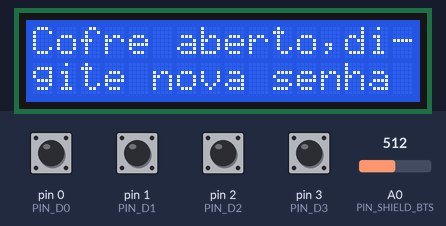
A sketch run on a simulated Arduino Uno, built with avr-gcc and run on an emulated ATmega328P. Shown: 16×2 character LCD. The inputs (shaded band) are chosen by the test bench; at power-on: pin 0 (PIN_D0), pin 1 (PIN_D1), pin 2 (PIN_D2), pin 3 (PIN_D3) HIGH, A0 (PIN_SHIELD_BTS) = 512.

Above: at 1.2 s.
1.3 s: pin 1 (PIN_D1) pulsed LOW 5 times (0.12 s each, 0.3 s apart)
At 1.9 s:
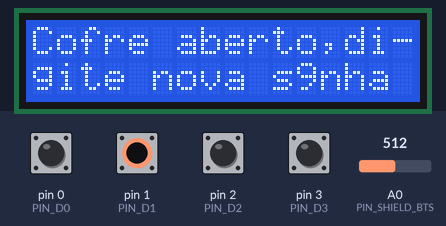
At 3.5 s:
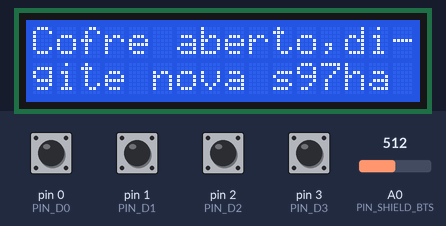
4.3 s: pin 2 (PIN_D2) pulsed LOW 5 times (0.12 s each, 0.3 s apart)
At 5.9 s:
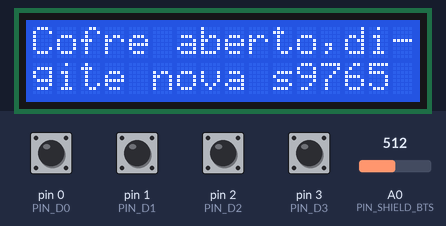
Timing chart, 0 to 7.4 s (numbered marks = the images above; inputs shaded):
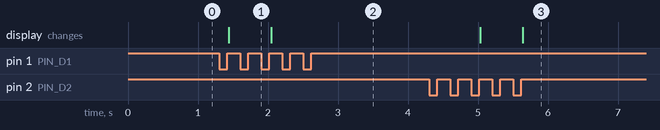

The sketch:

safe.ino
```cpp
#include <LiquidCrystal.h>
#include "defines.h"

LiquidCrystal lcd(PIN_LCD_RS, PIN_LCD_EN, PIN_LCD_D4, PIN_LCD_D5, PIN_LCD_D6, PIN_LCD_D7);

int8_t g_light_is_on = 1;
int8_t g_prev_kb_state = BT_NONE;
unsigned long g_kb_delay = 0;
int8_t g_wrong_tries = 0;
int8_t g_safe_is_open = 1;
int8_t g_pw[4];
const int8_t g_pw_master[4] = {1,2,3,4};
int8_t g_pw_try[4];
int8_t g_pw_try_index = 0;
int8_t g_safe_is_locked = 0;
int8_t g_sw1_pressed = 0;

int64_t g_time = 0;

void setup()
{
    pinMode(PIN_LCD_LIGHT, INPUT);
    pinMode(PIN_SHIELD_BTS, INPUT);

    pinMode(PIN_D3, INPUT_PULLUP);  // L1
	pinMode(PIN_D2, INPUT_PULLUP);  // L2
    pinMode(PIN_D1, INPUT_PULLUP);  // L3
    pinMode(PIN_D0, INPUT_PULLUP);  // L4
    pinMode(PIN_A1,   INPUT);  // C1
    pinMode(PIN_CLK,  INPUT);  // C2
    pinMode(PIN_MISO, INPUT);  // C3
    pinMode(PIN_MOSI, INPUT);  // C4


    lcd.begin(16, 2);

	lcd.clear();
	lcd.setCursor(0, 0);
	lcd.print(F("Cofre aberto,di-"));
	lcd.setCursor(0, 1);
	lcd.print(F("gite nova senha"));
}

void kb_hashtag_pressed()
{
	if (g_pw_try_index == 4)
	{
		g_pw_try_index = 0;
		if (g_safe_is_open)
		{
			update_pw();
			close_safe();
		}
		else
		{
			if (!g_safe_is_locked)
			{
				if (pw_is_correct())
				{
					g_wrong_tries = 0;
					open_safe();
				}
				else
				{
					lcd.clear();
					lcd.setCursor(0, 0);
					lcd.print(F("Cofre fechado"));

					g_wrong_tries++;
					if (g_wrong_tries == 3)
						lock_safe();
				}
			}
			else
			{
				if (pw_master_is_correct())
				{
					g_sw1_pressed = 0;
					g_safe_is_locked = 0;
					g_wrong_tries = 0;
					open_safe();
				}
				else
				{
					g_sw1_pressed = 0;
					lcd.clear();
					lcd.setCursor(0, 0);
					lcd.print(F("Cofre travado"));
				}
			}
		}
	}
}

void update_pw()
{
	int8_t i;
	for (i=0; i < 4; i++)
		g_pw[i] = g_pw_try[i];
}

int8_t pw_is_correct()
{
	int8_t i;
	for (i=0; i < 4; i++)
		if (g_pw_try[i] != g_pw[i])
			return 0;
	return 1;
}

int8_t pw_master_is_correct()
{
	int i;
	for (i=0; i < 4; i++)
		if (g_pw_try[i] != g_pw_master[i])
			return 0;
	return 1;
}

void kb_num_pressed(int8_t num)
{
	if (g_pw_try_index < 4)
	{
		if (!g_safe_is_locked)
		{
			lcd.setCursor(11 + g_pw_try_index, 1);
			lcd.print(num);

			g_pw_try[g_pw_try_index] = num;
			g_pw_try_index++;
		}
		else
		{
			if (g_sw1_pressed)
			{
				lcd.setCursor(11 + g_pw_try_index, 1);
				lcd.print(num);

				g_pw_try[g_pw_try_index] = num;
				g_pw_try_index++;
			}
		}
	}
}

void open_safe()
{
	g_safe_is_open = 1;
	g_wrong_tries = 0;

	lcd.clear();
	lcd.setCursor(0, 0);
	lcd.print(F("Cofre abrindo"));

	delay(500);
	g_time += 500;

	// motor girar 2 voltas no sentido horário no modo passo completo

	lcd.clear();
	lcd.setCursor(0, 0);
	lcd.print(F("Cofre aberto,di-"));
	lcd.setCursor(0, 1);
	lcd.print(F("gite nova senha"));
}

void close_safe()
{
	g_safe_is_open = 0;

	lcd.clear();
	lcd.setCursor(0, 0);
	lcd.print(F("Cofre fechando"));

	delay(1000);
	g_time += 1000;

	// motor girar 2 voltas no sentido anti-horario no modo meio passo

	lcd.clear();
	lcd.setCursor(0, 0);
	lcd.print(F("Cofre fechado"));
}

void lock_safe()
{
	g_safe_is_locked = 1;

	lcd.clear();
	lcd.setCursor(0, 0);
	lcd.print(F("Cofre travado"));
}

void blink_leds()
{
}

void check_kb_press()
{
	int i;

    for (i = 1; i <= 4; i++)
    {
    	// Z
	    pinMode(PIN_A1,   INPUT);  // C1
	    pinMode(PIN_CLK,  INPUT);  // C2
	    pinMode(PIN_MISO, INPUT);  // C3
	    pinMode(PIN_MOSI, INPUT);  // C4
		delay(1);


	    if (i == 1)
		{
			pinMode(PIN_A1, OUTPUT);
			delay(1);
			digitalWrite(PIN_A1, LOW);
			delay(1);
		}
		else if (i == 2)
		{
			pinMode(PIN_CLK, OUTPUT);
			delay(1);
			digitalWrite(PIN_CLK, LOW);
			delay(1);
		}
		else if (i == 3)
		{
			pinMode(PIN_MISO, OUTPUT);
			delay(1);
			digitalWrite(PIN_MISO, LOW);
			delay(1);
		}
		else if (i == 4)
		{
			pinMode(PIN_MOSI, OUTPUT);
			delay(1);
			digitalWrite(PIN_MOSI, LOW);
			delay(1);
		}


	    if (digitalRead(PIN_D3) == LOW)  // L1
	    {
	      handle_kb_press(1, i);
	      // while (digitalRead(PIN_D3) == LOW);
	    }
	    else if (digitalRead(PIN_D2) == LOW)  // L2
	    {
	      handle_kb_press(2, i);
	      // while (digitalRead(PIN_D2) == LOW);
	    }
	    else if (digitalRead(PIN_D1) == LOW)  // L3
	    {
	      handle_kb_press(3, i);
	      // while (digitalRead(PIN_D1) == LOW);
	    }
	    else if (digitalRead(PIN_D0) == LOW)  // L4
	    {
	      handle_kb_press(4, i);
	      // while (digitalRead(PIN_D0) == LOW);
	    }
	    else
	    	handle_kb_press(-1, i);
	}
	delay(10);
	g_time += 20;
}

void handle_kb_press(const int8_t line, const int8_t col)
{
	char dig;

	switch (line)
	{
	case (1):
		switch (col)
		{
		case (1):
			dig = 1;
			break;
		case (2):
			dig = 2;
			break;
		case (3):
			dig = 3;
			break;
		case (4):
			dig = -1;
			break;
		}
		break;
	case (2):
		switch (col)
		{
		case (1):
			dig = 4;
			break;
		case (2):
			dig = 5;
			break;
		case (3):
			dig = 6;
			break;
		case (4):
			dig = -1;
			break;
		}
		break;
	case (3):
		switch (col)
		{
		case (1):
			dig = 7;
			break;
		case (2):
			dig = 8;
			break;
		case (3):
			dig = 9;
			break;
		case (4):
			dig = -1;
			break;
		}
		break;
	case (4):
		switch (col)
		{
		case (1):
			dig = -1;
			break;
		case (2):
			dig = 0;
			break;
		case (3):
			dig = '#';
			break;
		case (4):
			dig = -1;
			break;
		}
		break;
	default:
		dig = BT_NONE;
		break;
	}

	// Debounce
	if ((g_time - g_kb_delay) > DEBOUNCE_TIME*4)  // millis()
	{
	    if ((dig == BT_NONE) && (g_prev_kb_state != BT_NONE))
	    {
	        if (g_prev_kb_state == '#')
	        	kb_hashtag_pressed();
	        else if (g_prev_kb_state >= 0 && g_prev_kb_state <= 9)
	        	kb_num_pressed(g_prev_kb_state);

	        g_kb_delay = g_time;  // millis()
	    }
	}
	g_prev_kb_state = dig;
}

void bt_pressed(int8_t bt)
{
	if (g_safe_is_locked)
	{
	    if (bt == BT_SELECT)
			g_sw1_pressed = 1;
	}
}

int8_t check_bt_press()
{
    int8_t bt;
    const int16_t bt_analog_value = analogRead(PIN_SHIELD_BTS);

    if (bt_analog_value < RIGHT_THRESHOLD)
        bt = BT_RIGHT;
    else if (bt_analog_value < DOWN_THRESHOLD)
        bt = BT_UP;
    else if (bt_analog_value < UP_THRESHOLD)
        bt = BT_DOWN;
    else if (bt_analog_value < LEFT_THRESHOLD)
        bt = BT_LEFT;
    else if (bt_analog_value < SEL_THRESHOLD)
        bt = BT_SELECT;
    else
        bt = BT_NONE;

    return bt;
}

void handle_bt_press(const int8_t bt)
{
	bt_pressed(bt);
}


void loop()
{
    const int8_t bt_pressed = check_bt_press();
    handle_bt_press(bt_pressed);

    check_kb_press();

    if (g_safe_is_locked)
    	blink_leds();
}
```

defines.h
```cpp
// Serial pins
#define PIN_D0 0
#define PIN_D1 1

#define PIN_D2 2
#define PIN_D3 3

// Analog pins
#define PIN_A1 15
#define PIN_A2 16
#define PIN_A3 17
#define PIN_A4 18
#define PIN_A5 19

// LCD Shield pins
#define PIN_SHIELD_BTS A0
#define PIN_LCD_D4 4
#define PIN_LCD_D5 5
#define PIN_LCD_D6 6
#define PIN_LCD_D7 7
#define PIN_LCD_RS 8
#define PIN_LCD_EN 9
#define PIN_LCD_LIGHT 10

// SPI pins
#define PIN_MOSI 11
#define PIN_MISO 12
#define PIN_CLK  13

// Analog voltage in A0 for LCD Shield buttons
#define SEL_THRESHOLD   800
#define LEFT_THRESHOLD  600
#define UP_THRESHOLD    400
#define DOWN_THRESHOLD  200
#define RIGHT_THRESHOLD  60

// Buttons
#define BT_NONE   0
#define BT_SELECT 1
#define BT_LEFT   2
#define BT_UP     3
#define BT_DOWN   4
#define BT_RIGHT  5

#define DEBOUNCE_TIME 50

#define NUM_SCREENS 6
```

Measured:
- after the input at 1.3 s, the display: changes after 0.14 s (image 1)
- after the input at 4.3 s, the display: first changes after 0.73 s (image 3 shows a later state)
